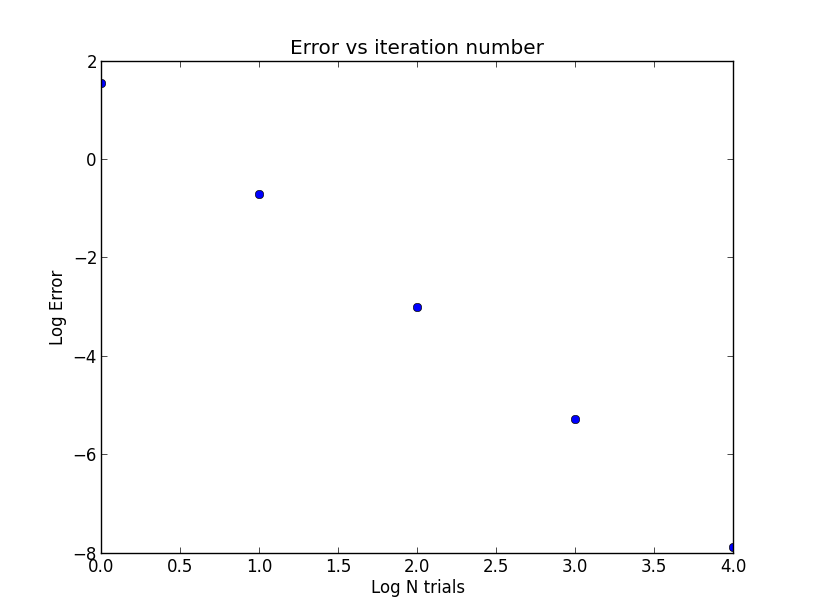

Recreate this plot in Python.
# direct-plot.py

# Copyright (C) 2015 Greenweaves Software Pty Ltd

# This is free software: you can redistribute it and/or modify
# it under the terms of the GNU General Public License as published by
# the Free Software Foundation, either version 3 of the License, or
# (at your option) any later version.

# This software is distributed in the hope that it will be useful,
# but WITHOUT ANY WARRANTY; with out even the implied warranty of
# MERCHANTABILITY or FITNESS FOR A PARTICULAR PURPOSE.  See the
# GNU General Public License for more details.

# You should have received a copy of the GNU General Public License
# along with GNU Emacs.  If not, see <http://www.gnu.org/licenses/>.

import random,math,matplotlib.pyplot as plt

n_trials=10

errors=[]
iterations=[]
for n in range(8):
    error=0
    for i in range(20):
        n_hits=0
        for iter in range(n_trials):
            x, y = random.uniform(-1.0, 1.0), random.uniform(-1.0, 1.0)
            if x*x + y*y < 1.0:  n_hits += 1
        pi_approx=4.0 * n_hits / float(n_trials)
        error+=(math.pi-pi_approx)*(math.pi-pi_approx)
    n_trials *= 10
    errors.append(math.log(error))
    iterations.append(n)    
    
plt.plot(iterations, errors, 'o')
plt.xlabel('Log N trials')
plt.ylabel('Log Error')
plt.title('Error vs iteration number')
plt.savefig('direct-plot.png')
plt.show()